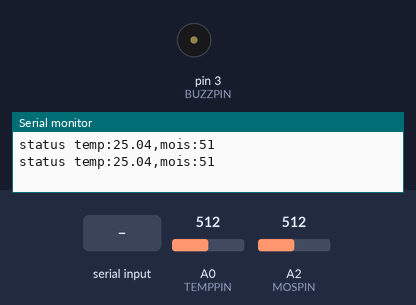
A sketch run on a simulated Arduino Uno, built with avr-gcc and run on an emulated ATmega328P. Parts: buzzer (waves = sounding, pin HIGH), the last lines printed to the serial monitor. Inputs (shaded band) come from the test bench; at power-on: A0 (TEMPPIN) = 512, A2 (MOSPIN) = 512.

Above: at 1.2 s.
1.3 s: "90,45\n" received over Serial
At 2.05 s:
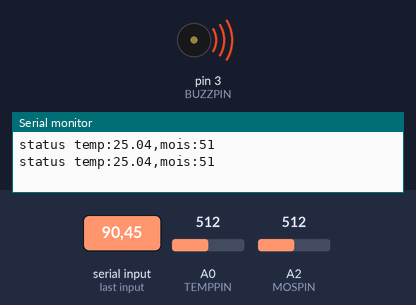
4.8 s: "30,150\n" received over Serial
At 6.05 s:
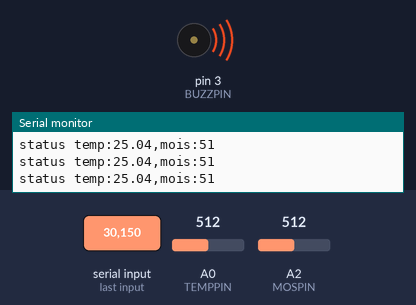
8.3 s: "101\n" received over Serial
Timing chart, 0 to 13.2 s (numbered marks = the images above; inputs shaded):
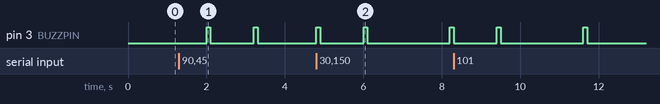

Measured:
- after the input at 1.3 s, pin 3 (BUZZPIN): alternates HIGH for 0.10 s and LOW for 1.1 s, starting after 0.70 s

The sketch:

sketch_temp_mois_buzz.ino
```cpp
#include <Arduino.h>
#include <avr/wdt.h>
#include <math.h>

char deviceEvent[30]="";
const int TEMPPIN = 0;
const int MOSPIN = 2;
const int BUZZPIN = 3;
int B=3975; //B value of the thermistor

void setup() {
  pinMode(BUZZPIN,OUTPUT);
  Serial.begin(9600);
}

void loop() {
  if (Serial.available()) {
    int value = Serial.parseInt();
    if(value == 101) {
      buzz(1);
    } else if(value == 105) {
      buzz(5);
    } else if(value == 110) {
      buzz(10);
    } else if(value == 115) {
      buzz(3);
      reboot();
    } else {
      buzz(1);
    }
 }

  strcpy(deviceEvent, "");
  char val[10];
  strcat(deviceEvent,"status temp:");
  dtostrf(getTemp(),1,2, val);
  strcat(deviceEvent,val);
  strcat(deviceEvent,",mois:");
  int sensorValue = analogRead(MOSPIN);
  itoa(sensorValue/10, val, 10);
  strcat(deviceEvent,val);

  Serial.println(deviceEvent);
  delay(1000);
}

double getTemp(void) {
  double temperature;
  int a = analogRead(TEMPPIN);
  float resistance=(float)(1023-a)*10000/a; //get the resistance of the sensor;
  temperature=1/(log(resistance/10000)/B+1/298.15)-273.15;//convert to temperature via datasheet&nbsp;;
  return temperature;
}

void buzz(int n){
  for (int i = 0; i < n; i++) {
    digitalWrite(BUZZPIN, HIGH);
    delay(100);
    digitalWrite(BUZZPIN, LOW);
    delay(100);
  }
}

void reboot(void) {
  buzz(1);
  wdt_enable(WDTO_15MS); // turn on the WatchDog and wait.
  for(;;) {
    // do nothing and wait for the eventual...
  }
}
```
